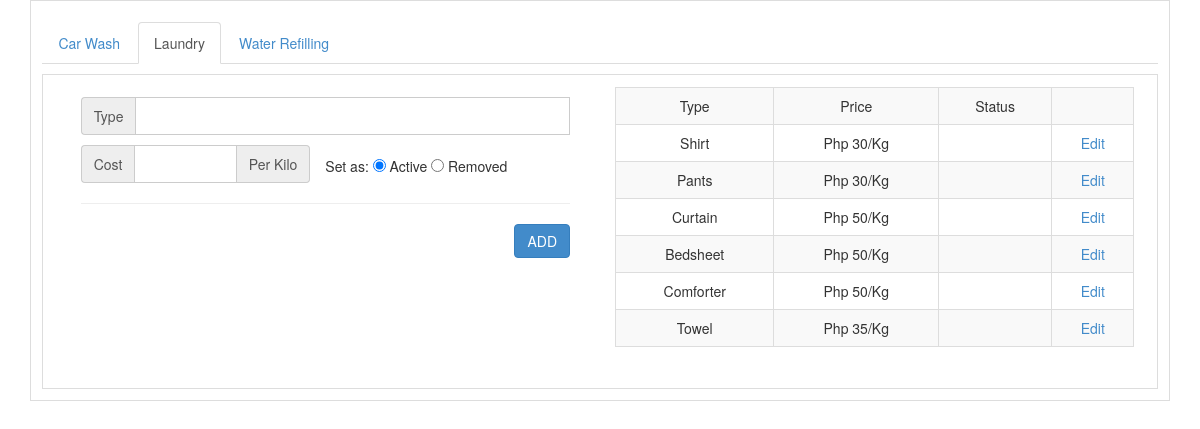
/public/main_laundry.php, run on the app's committed database.
### tables this page shows
CREATE TABLE `laundry_type` (
  `lType_id` int(3) NOT NULL,
  `lType` text NOT NULL,
  `lCost` double NOT NULL,
  `lunit` text NOT NULL
);

### public/part_laundry.php (the view, shortened to what this page needs)
<?php require_once("../includes/db_connection.php"); ?>
<div>
	<form method="post" action="addLaundry.php">
		<div class="row">
			<div class="col-md-6">
				<div class="col-md-12 mtop-10">
					<div class="input-group">
						<span class="input-group-addon">Type</span>
						<input id="costC" type="text" name="type" class="input-form text-center" required>
					</div>
				</div>
				<div class="col-md-6 mtop-10">
					<div class="input-group">
						<span class="input-group-addon">Cost</span>
						<input id="costC" type="number" name="price" class="input-form text-center" required>
						<span class="input-group-addon">Per Kilo</span>
					</div>
				</div>
				<div class="col-md-6 mtop-10">
					<div class="row mtop-10">
						Set as:
						<input type="radio" name="status" value="active" checked> Active
						<input type="radio" name="status" value="removed"> Removed
					</div>
				</div>
				<div class="col-md-12 text-right">
					<hr>
					<input type="submit" id="addCar" value="ADD" class="btn btn-primary">
				</div>
			</div>
			<div class="col-md-6">
				<table class="table table-striped">
					<tr class="text-center">
						<td class="border">Type</td>
						<td class="border">Price</td>
						<td class="border">Status</td>
						<td class="border"></td>
					</tr>
<?php
	$sql = mysqli_query($connection, "SELECT * FROM laundry_type");
		while($row = mysqli_fetch_assoc($sql)){
?>
					<tr class="text-center">
						<td class="border"><?php echo $row['lType'] ?></td>
						<td class="border">Php <?php echo $row['lCost'] ."/". $row['lunit'] ?></td>
						<td class="border"><?php echo $row['status'] ?></td>
						<td class="border"><a href="main_laundry.php?id=<?php echo $row['lType_id'] ?>">Edit</a></td>
					</tr>
<?php
		}
?>
				</table>
			</div>
		</div>
	</form>
</div>

### includes/layouts/header.php (shortened to what this page needs)
<!DOCTYPE html PUBLIC "-//W3C//DTD HTML 4.01 Transitional//EN"
   "http://www.w3.org/TR/html4/loose.dtd">
<html lang="en">
<head>
<link href="css/bootstrap.min.css" rel='stylesheet' type='text/css'>
<link href="css/style.css" rel="stylesheet">
</head>
<body>

### public/main_laundry.php (shortened to what this page needs)
<?php require_once("../includes/db_connection.php"); ?>
<?php include("../includes/layouts/header.php"); ?>
<?php $nav = 2; ?>
<div class="container">
	<div class="row">
		<div class="col-md-12">
			<div class="border" style="padding: 1%">
			<?php include_once("subnav2.php"); ?>
				<div class="border mtop-10" id="formPart" style="padding: 1% 2%">
					<?php
						if(isset($_GET['id'])){
							include_once('edit_laundry.php');
						}else{
							include_once('part_laundry.php');
						}
					?>
				</div>
			</div>
		</div>
	</div>
</div>

### public/subnav2.php (shortened to what this page needs)
<?php
$active1 = "";
$active2 = "";
$active3 = "";
if($nav == 2){
	$active2 = "active";
}
?>
			<ul class="nav nav-tabs mtop-10" >
			  <li id="car" role="presentation" class="<?php echo $active1 ?>"><a href="main_carwash.php" class="hover">Car Wash</a></li>
			  <li id="laundry" role="presentation" class="<?php echo $active2 ?>"><a href="main_laundry.php" class="hover">Laundry</a></li>
			  <li id="water" role="presentation" class="<?php echo $active3 ?>"><a href="main_refill.php" class="hover">Water Refilling</a></li>
			</ul>

### public/css/style.css (style rules this page uses)
.mtop-10 { margin-top: 10px }
.input-form { width: 100%!important; border: solid 1px #ccc; padding: 1.5%!important; display: block; line-height: 1.42857143; height: 38px; }
.border { border: solid 1px #ddd; }

### includes/layouts/header.php (style rules this page uses)
html { overflow-y: scroll; }

### data on the page
laundry_type: lType "Shirt", lCost "30", lunit "Kg"
laundry_type: lType "Pants", lCost "30", lunit "Kg"
laundry_type: lType "Curtain", lCost "50", lunit "Kg"
laundry_type: lType "Bedsheet", lCost "50", lunit "Kg"
laundry_type: lType "Comforter", lCost "50", lunit "Kg"
laundry_type: lType "Towel", lCost "35", lunit "Kg"
